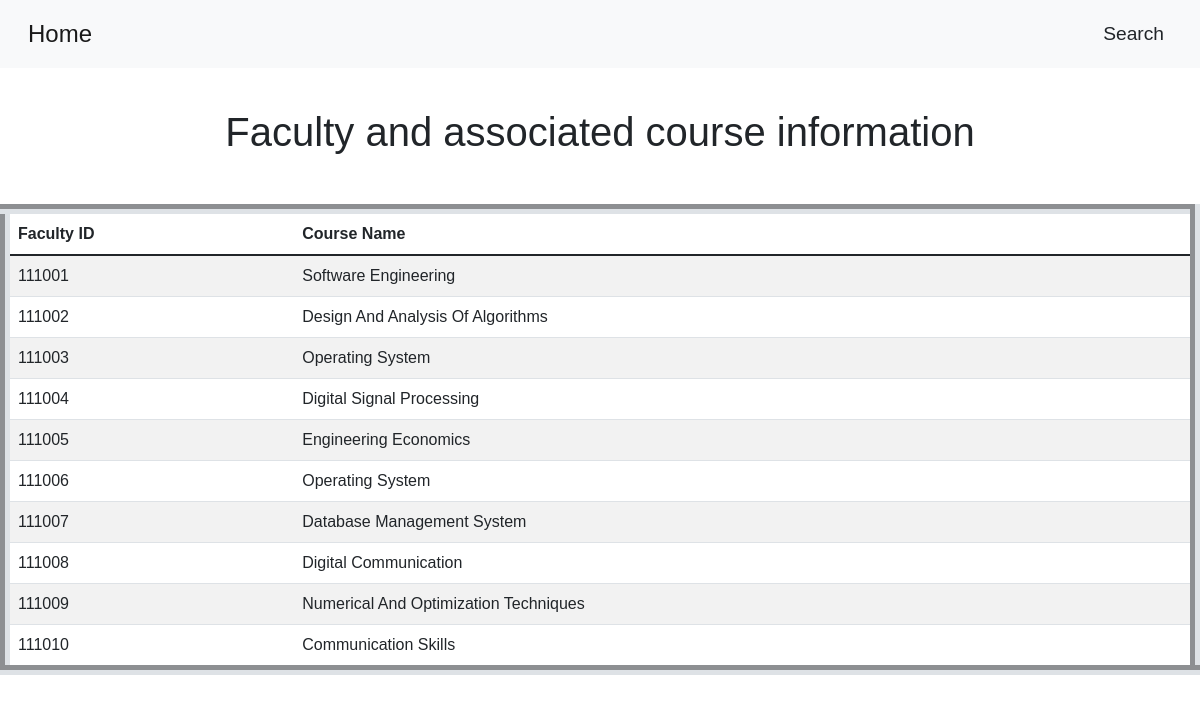
/view4, run on the app's committed database.
### tables this page shows
CREATE TABLE Teaches(EmpId INTEGER NOT NULL , Cname TEXT NOT NULL, FOREIGN KEY (EmpId) REFERENCES Employees(id));

### Staff.py (the view)
@app.route("/view4")
def viewfacultywithCourse():
    con = sqlite3.connect("staff.db")
    con.row_factory = sqlite3.Row
    cur = con.cursor()
    cur.execute("select * from Teaches")
    rows = cur.fetchall()
    return render_template("view4.html",rows = rows)

### templates/view4.html (shortened to what this page needs)
<!doctype html>
<html lang="en">
  <head>
    <link href="https://cdn.jsdelivr.net/npm/bootstrap@5.1.3/dist/css/bootstrap.min.css" rel="stylesheet">
     <link rel="stylesheet" type="text/css" href="static/main2.css">
  </head>
  <body>
    <nav class="navbar navbar-expand-lg navbar-light bg-light">
      <div class="container-fluid">
        <div class="collapse navbar-collapse" id="navbarSupportedContent">
          <ul class="navbar-nav me-auto mb-2 mb-lg-0">
            <li class="nav-item">
              <a class="nav-link active" aria-current="page" href="/index">Home</a>
            </li>
          </ul>
          <form class="d-flex textdecor">
            <li><a class="dropdown-item" href="/search4">Search</a></li>
 </form>
        </div>
      </div>
    </nav>
<div class = "textalign">
<h1>Faculty and associated course information</h1>
</div>
<table class="table table-striped" border=10>
<thead>
  <tr>
    <th scope="col">Faculty ID</th>
    <th scope="col">Course Name</th>
  </tr>
</thead>
{% for row in rows %}
<tr>
    <td>{{row["EmpId"]}}</td>
    <td>{{row["Cname"]}}</td>
</tr>
  {% endfor %}
</table>
<br><br>
</body>
</html>

### static/main2.css (style rules this page uses)
* { margin: 0; padding: 0; }
body { font-family: arial; }
.textdecor { text-decoration: none; list-style-type: none ; }
.dropdown-item { font-family: arial; font-size: larger; }
.textalign { text-align: center; margin-top: 0px; padding-top: 40px; font-size: 34px; padding-bottom: 40px; }
.navbar { display:flex; align-items: center; background-color: aqua; justify-items: center; position: sticky; top: 0; padding: 8px; cursor: pointer; }
ul { list-style-type: none; overflow: hidden; display: block; float: left; }
li { float: left; }
li:last-child { border-right: none; }
a { display: block; color: #fff; text-align: center; padding: 20px 32px 26px 32px; text-decoration: none; font-size: 24px; transiton: all .5s; }

### data on the page
Teaches: EmpId "111001", Cname "Software Engineering"
Teaches: EmpId "111002", Cname "Design And Analysis Of Algorithms"
Teaches: EmpId "111003", Cname "Operating System"
Teaches: EmpId "111004", Cname "Digital Signal Processing"
Teaches: EmpId "111005", Cname "Engineering Economics"
Teaches: EmpId "111006", Cname "Operating System"
Teaches: EmpId "111007", Cname "Database Management System"
Teaches: EmpId "111008", Cname "Digital Communication"
Teaches: EmpId "111009", Cname "Numerical And Optimization Techniques"
Teaches: EmpId "111010", Cname "Communication Skills"
